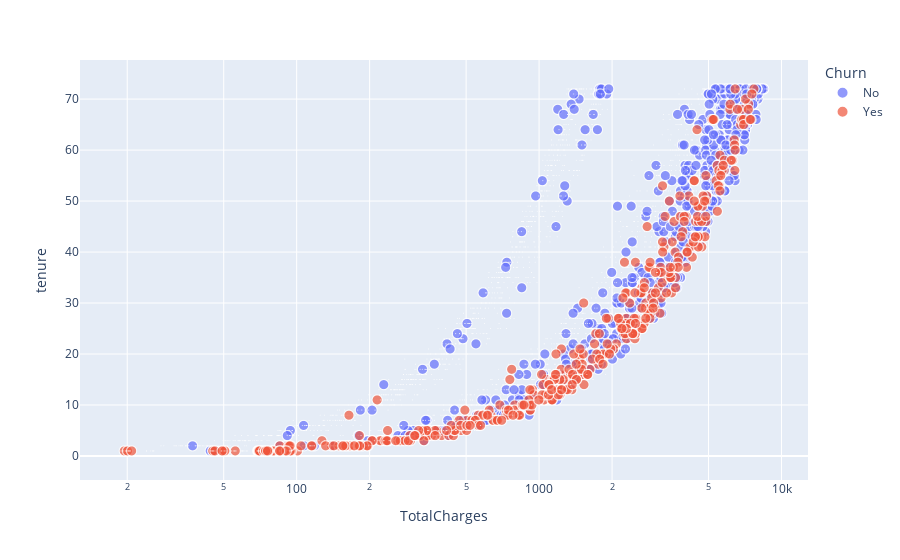

Notebook source saved alongside this figure:
### Code cell
data = df[df["TechSupport"]=="Yes"]
fig = px.scatter(data, x ="TotalCharges", y = "tenure", color = "Churn", 
                 hover_name = "gender", size = "SeniorCitizen", log_x=True, size_max=10)
fig.show()

### Figure 1 — Plotly figure (JSON) as saved in the notebook; plotly's stock layout.template omitted (floating-point values rounded to 4 significant figures; data arrays with more than 128 entries replaced by an {"elided": "..."} marker saying what was removed)
{"data": [{"hovertemplate": "<b>%{hovertext}</b><br><br>Churn=No<br>TotalCharges=%{x}<br>tenure=%{y}<br>SeniorCitizen=%{marker.size}<extra></extra>", "hovertext": {"elided": "4662 str values"}, "legendgroup": "No", "marker": {"color": "#636efa", "size": {"elided": "4662 int values"}, "sizemode": "area", "sizeref": 0.01, "symbol": "circle"}, "mode": "markers", "name": "No", "showlegend": true, "type": "scattergl", "x": {"elided": "4662 str values"}, "xaxis": "x", "y": {"elided": "4662 int values"}, "yaxis": "y"}, {"hovertemplate": "<b>%{hovertext}</b><br><br>Churn=Yes<br>TotalCharges=%{x}<br>tenure=%{y}<br>SeniorCitizen=%{marker.size}<extra></extra>", "hovertext": {"elided": "1699 str values"}, "legendgroup": "Yes", "marker": {"color": "#EF553B", "size": {"elided": "1699 int values"}, "sizemode": "area", "sizeref": 0.01, "symbol": "circle"}, "mode": "markers", "name": "Yes", "showlegend": true, "type": "scattergl", "x": {"elided": "1699 str values"}, "xaxis": "x", "y": {"elided": "1699 int values"}, "yaxis": "y"}], "layout": {"legend": {"itemsizing": "constant", "title": {"text": "Churn"}, "tracegroupgap": 0}, "margin": {"t": 60}, "xaxis": {"anchor": "y", "domain": [0, 1], "title": {"text": "TotalCharges"}, "type": "log"}, "yaxis": {"anchor": "x", "domain": [0, 1], "title": {"text": "tenure"}}}}
